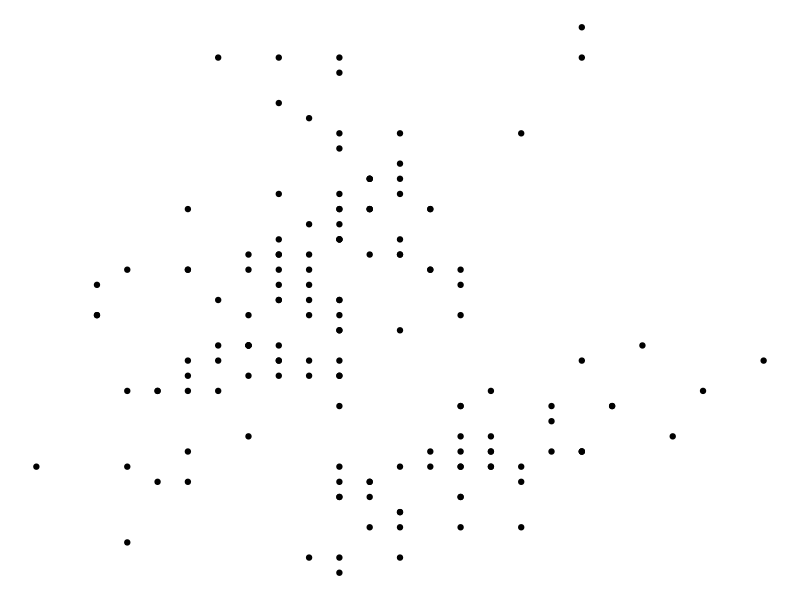
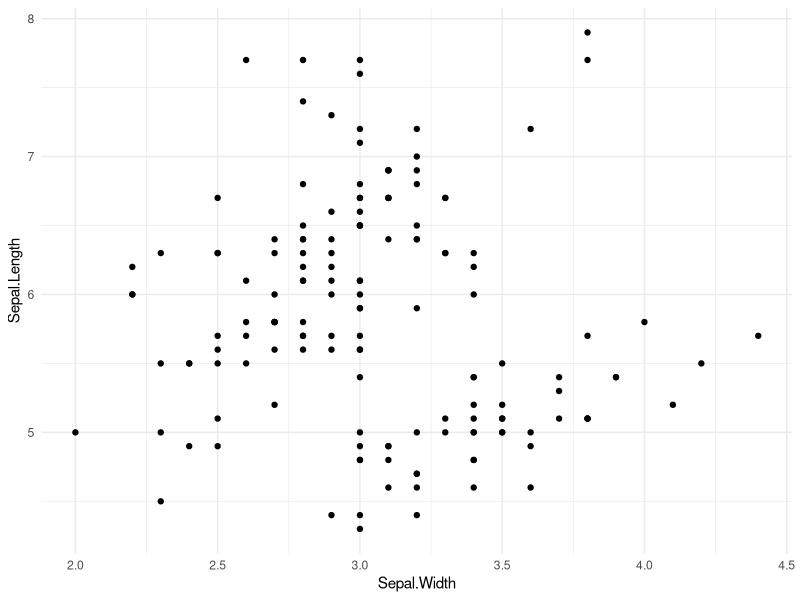
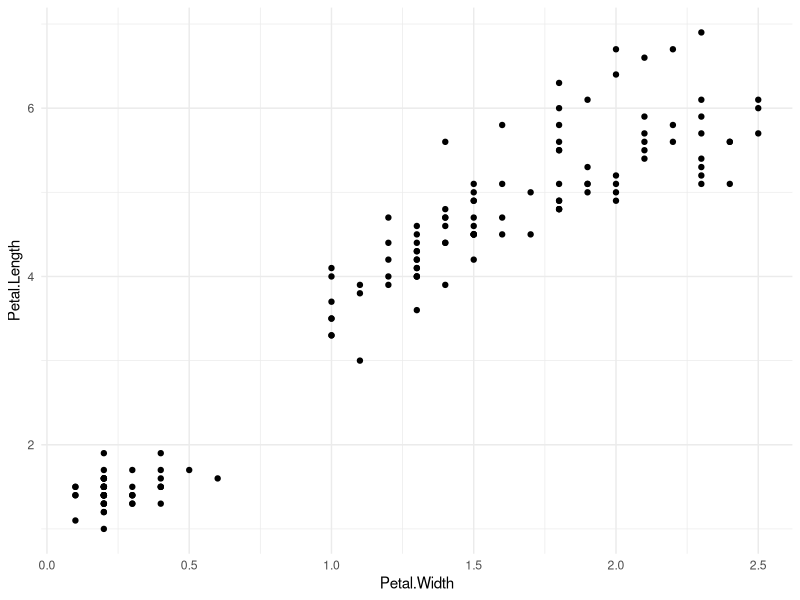
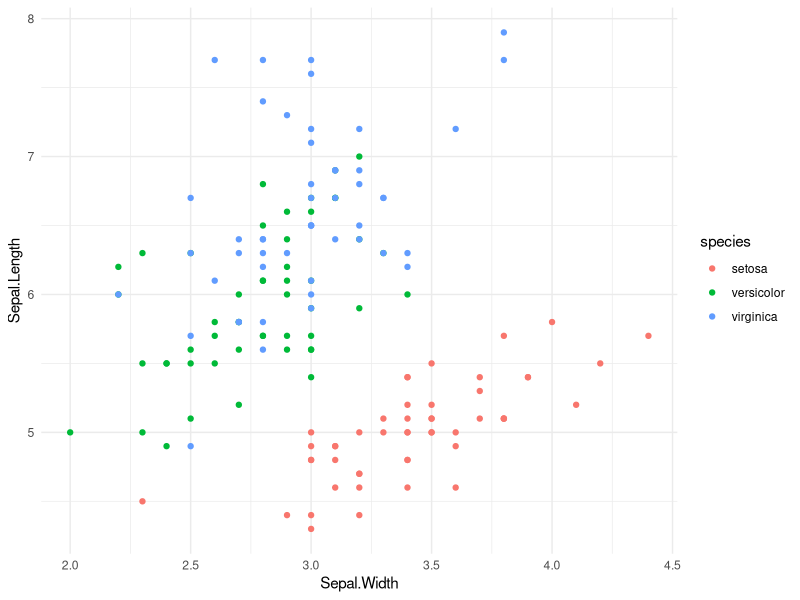
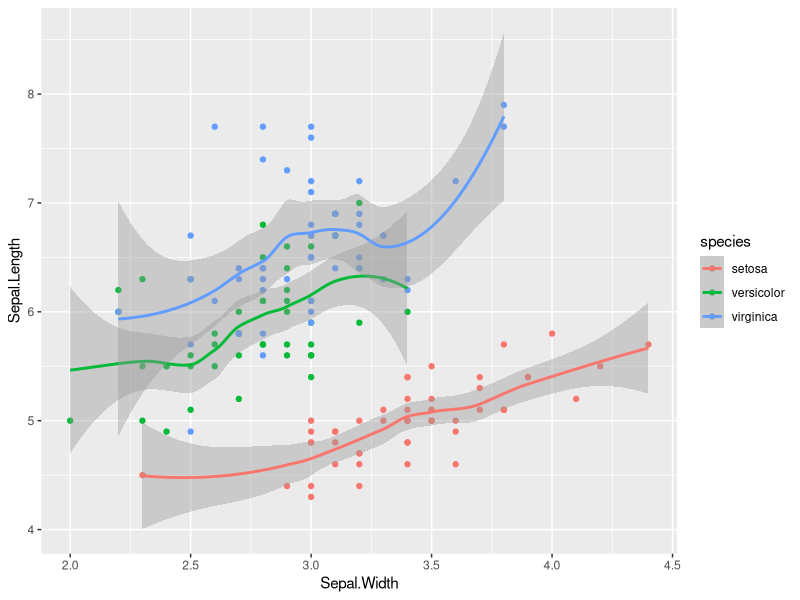

These charts were generated, in order, by the following R code: (Note: this script raises an error after producing the figures.)
#load packages 
library("ggplot2")
library("psych")
#the iris data set is a preloaded data set in r
iris <- as.data.frame(iris)
#let's look at the data before we start working with it 
head(iris)
#let's get an overview of the data 
summary(iris)
#Descriptive statistics through the psych package
describe(iris)
#Notice that the iris data set is not missing any observations
#Let's visualize the relationship between Sepal.Width and Sepal.Length
ggplot(data=iris,aes(x=Sepal.Width, y=Sepal.Length)) + geom_point() + theme_void()
#We can do better, let's use a different theme that's more helpful
ggplot(data=iris,aes(x=Sepal.Width, y=Sepal.Length)) + geom_point() + theme_minimal()
#Let's visualize the relationship between Petal.Width and Petal.Length
ggplot(data=iris,aes(x=Petal.Width, y=Petal.Length)) + geom_point() + theme_minimal()
#Wow, that's some strong correlation, let's check it out
Petal.Length <- iris$Petal.Length
Petal.Width <- iris$Petal.Width
cor.test(Petal.Length, Petal.Width)
#I digress, let's get back to ggplot2
#we want to visualize the different species so let's add them into our environment now
species <- iris$Species
#Let's plot iris with our species and give it some color
ggplot(data=iris,aes(x=Sepal.Width, y=Sepal.Length, color=species)) + geom_point() + theme_minimal()
#Now, let's smooth our data 
ggplot(data=iris,aes(x=Sepal.Width, y=Sepal.Length, color=species)) + geom_point() + geom_smooth() 
+ theme_minimal()
#What's that error message mean?
#"geom_smooth() using method loess"
#loess is a nonparametric smoothing algorithm that groups data into bundles
#within each bundle a weighted mean is calculated 
#Now, let's view it without the standard error, this removes the grey ribbon, which is
#a 95% confidence interval
ggplot(data=iris,aes(x=Sepal.Width, y=Sepal.Length, color=species)) + geom_point() + 
  geom_smooth(se=FALSE)+
  theme_minimal()
#Now let's tincker with the span arguement 
#span controls the amount of smoothing that is used
ggplot(data=iris,aes(x=Sepal.Width, y=Sepal.Length, color=species)) + geom_point() + 
  geom_smooth(se=FALSE, span = 0.4)+
  theme_minimal()
#Now let's see what it looks like with a span set to 0.8
ggplot(data=iris,aes(x=Sepal.Width, y=Sepal.Length, color=species)) + geom_point() + 
  geom_smooth(se=FALSE, span = 0.8)+
  theme_minimal()
#let's visualize a simple linear regression on the data 
ggplot(data=iris,aes(x=Sepal.Width, y=Sepal.Length, color=species)) + geom_point() + 
  geom_smooth(se=FALSE, method="lm")+
  theme_minimal()
#I think we're starting to see a pattern 
#Let's check out the histograms in ggplot
ggplot(data=iris,aes(x=Sepal.Length)) + geom_histogram() +theme_minimal()
ggplot(data=iris,aes(x=Sepal.Width)) + geom_histogram() +theme_minimal()
#let's add in some parameters
ggplot(data=iris,aes(x=Petal.Length)) + geom_histogram(binwidth=0.3) + theme_minimal()
ggplot(data=iris,aes(x=Petal.Width)) + geom_histogram(binwidth=0.3) + theme_minimal()
#Let's add some color to our histogram 
ggplot(data=iris,aes(x=Sepal.Length,fill=species)) + geom_histogram() + theme_minimal()
#Let's try and see what a density curve would look like in ggplot
ggplot(data=iris,aes(x=Sepal.Length,fill=species)) + geom_density() + theme_minimal() 
#Another one we can look at is geom_density2d()
ggplot(data=iris,aes(x=Petal.Length, y=Petal.Width,color=species)) + geom_density2d() + theme_minimal() 
#There are different species that can be analyzed using a variety of methods 
#Have some fun and try running your own commands on the iris data!  




